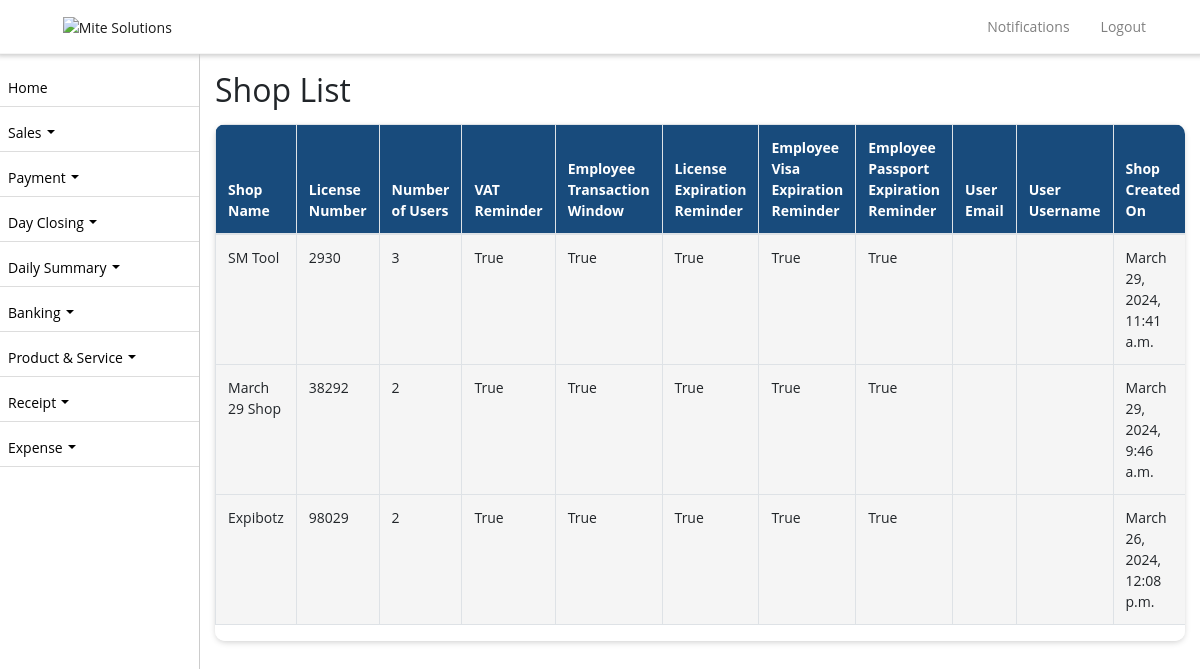
/shop/, run on an earlier commit of the app's database.
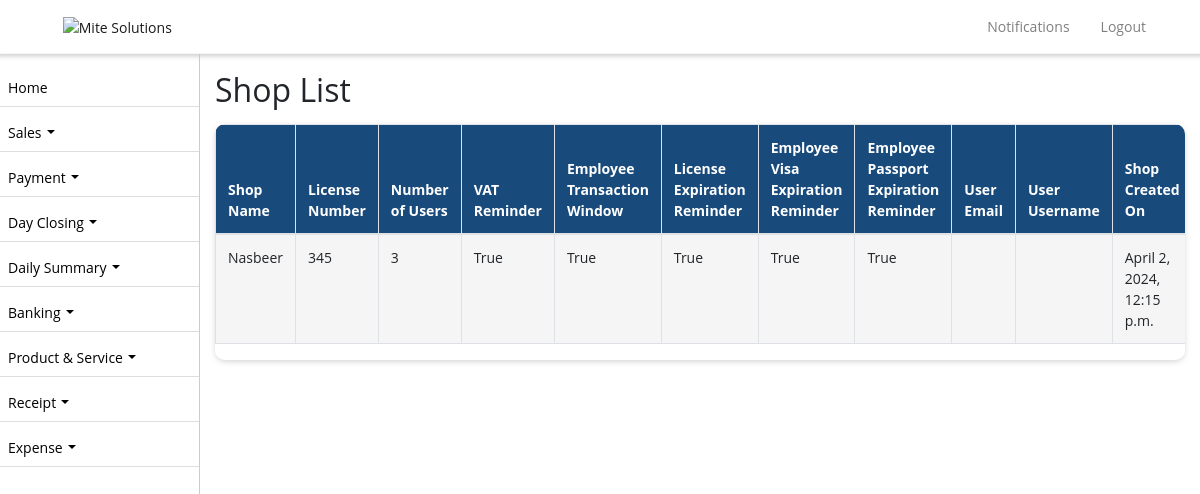
And on a later commit of the database.
### ezshopapp/models.py (models this page shows, shortened)
class Shop(models.Model):
    name = models.CharField(max_length=255, verbose_name='Shop Name')
    license_number = models.CharField(max_length=50, unique=True)
    num_users = models.PositiveIntegerField(verbose_name='Number of Users')
    vat_remainder = models.BooleanField(default=True, verbose_name='VAT Reminder')
    employee_transaction_window = models.BooleanField(default=True)
    license_expiration_reminder = models.BooleanField(default=True, verbose_name='License Expiration Reminder')
    employee_visa_expiration_reminder = models.BooleanField(default=True, verbose_name='Employee Visa Expiration Reminder')
    employee_passport_expiration_reminder = models.BooleanField(default=True, verbose_name='Employee Passport Expiration Reminder')
    admin_email = models.EmailField(max_length=100, default='')
    created_on = models.DateTimeField(auto_now_add=True, null=True)

### ezshopapp/views.py (the view)
# urls.py: path('shop/', ShopListView.as_view(), name='shop_list'),
class ShopListView(ListView):
    model = Shop
    template_name = 'shop_list.html'
    context_object_name = 'shops'
    def get_queryset(self):
        return Shop.objects.all().order_by('-name')

### ezshopapp/templates/shop_list.html (shortened to what this page needs)
{% extends 'base.html' %}
{% block content %}
  <h2>Shop List</h2>
  <div class="card table-responsive">
    <table id="shopTable" class="table table-bordered table-striped">
      <thead>
        <tr>
          <th>Shop Name</th>
          <th>License Number</th>
          <th>Number of Users</th>
          <th>VAT Reminder</th>
          <th>Employee Transaction Window</th>
          <th>License Expiration Reminder</th>
          <th>Employee Visa Expiration Reminder</th>
          <th>Employee Passport Expiration Reminder</th>
          <th>User Email</th>
          <th>User Username</th>
          <th>Shop Created On</th>
        </tr>
      </thead>
      <tbody>
        {% for shop in object_list %}
          <tr>
            <td>{{ shop.name }}</td>
            <td>{{ shop.license_number }}</td>
            <td>{{ shop.num_users }}</td>
            <td>{{ shop.vat_remainder }}</td>
            <td>{{ shop.employee_transaction_window }}</td>
            <td>{{ shop.license_expiration_reminder }}</td>
            <td>{{ shop.employee_visa_expiration_reminder }}</td>
            <td>{{ shop.employee_passport_expiration_reminder }}</td>
                <td>{{ shop.email }}</td>
                <td>{{ shop.username }}</td>
            <td>{{ shop.created_on }}</td>
          </tr>
        {% endfor %}
      </tbody>
    </table>
  </div>
{% endblock %}

### ezshopapp/templates/base.html (shortened to what this page needs)
{% load static %}
<!DOCTYPE html>
<html lang="en">
<head>
    <link rel="stylesheet" href="https://stackpath.bootstrapcdn.com/bootstrap/4.3.1/css/bootstrap.min.css">
    <link href="https://templates.hibootstrap.com/farol/assets/css/style.css" rel="stylesheet">
    <link rel="stylesheet" href="https://use.fontawesome.com/releases/v5.8.2/css/all.css">
    <link rel="stylesheet" type="text/css" href="https://cdn.jsdelivr.net/npm/daterangepicker/daterangepicker.css" />
<link rel="stylesheet" href="https://cdn.datatables.net/2.0.2/css/dataTables.bootstrap5.css">
<link rel="stylesheet" href="https://cdn.datatables.net/responsive/3.0.0/css/responsive.bootstrap5.css">
<link rel="stylesheet" type="text/css" href="https://cdn.datatables.net/buttons/2.2.2/css/buttons.bootstrap5.min.css">
</head>
<body>
<nav class="navbar navbar-expand-lg navbar-light bg-white fixed-top">
    <a class="navbar-brand text-left" href="/home/">
         <img src="https://mitesolutions.com/images/logo.png"  alt="Mite Solutions" width="5%">
    </a>
    <div class="collapse navbar-collapse" id="navbarNav">
        {% include 'sidebar_mobile.html' %}
    </div>
</nav>
<div id="sidebar">
    {% include 'sidebar.html' %}
</div>
<div id="content">
    {% block content %}{% endblock %}
</div>
</body>
</html>

### ezshopapp/templates/sidebar_mobile.html (shortened to what this page needs)
<ul class="navbar-nav ml-auto pl-3" style="max-height: 400px; overflow-y: scroll;">
<li class="nav-item" ><a class="nav-link" href="/notifications/"> Notifications</a></li>
    <li class="nav-item">
        <a class="nav-link" href="{% url 'logout' %}">Logout</a>
    </li>
</ul>

### ezshopapp/templates/sidebar.html (shortened to what this page needs)
 <ul id="font-c">
        <li><a href="/home/"> Home</a></li>
        <li class="dropdown">
            <a href="#" class="dropdown-toggle" id="saleDropdown" role="button" data-toggle="dropdown" aria-haspopup="true" aria-expanded="false"> Sales</a>
        </li>
        <li class="dropdown">
            <a href="#" class="dropdown-toggle" id="paymentTransactionDropdown" role="button" data-toggle="dropdown" aria-haspopup="true" aria-expanded="false"> Payment</a>
        </li>
        <li class="dropdown">
            <a href="#" class="dropdown-toggle" id="saleDropdown" role="button" data-toggle="dropdown" aria-haspopup="true" aria-expanded="false"> Day Closing</a>
        </li>
        <li class="dropdown">
            <a href="#" class="dropdown-toggle" id="dailySummaryDropdown" role="button" data-toggle="dropdown" aria-haspopup="true" aria-expanded="false"> Daily Summary</a>
        </li>
        <li class="dropdown">
            <a href="#" class="dropdown-toggle" id="bankDepositDropdown" role="button" data-toggle="dropdown" aria-haspopup="true" aria-expanded="false"> Banking</a>
        </li>
        <li class="dropdown">
            <a href="#" class="dropdown-toggle" id="serviceDropdown" role="button" data-toggle="dropdown" aria-haspopup="true" aria-expanded="false"> Product &amp; Service</a>
        </li>
        <li class="dropdown">
            <a href="#" class="dropdown-toggle" id="receiptTransactionDropdown" role="button" data-toggle="dropdown" aria-haspopup="true" aria-expanded="false"> Receipt</a>
        </li>
        <li class="dropdown">
            <a href="#" class="dropdown-toggle" id="expenseTypeDropdown" role="button" data-toggle="dropdown" aria-haspopup="true" aria-expanded="false"> Expense</a>
        </li>
    </ul>

### ezshopapp/templates/base.html (style rules this page uses)
body, p, h1, h2, h3, h4, h5, h6, a, li, label, input, div, span, small { font-family: "Open Sans", sans-serif !important; }
body, p, a, li, li>a { font-size:14px !important; }
#font-c>li>a { font-size:14px !important; }
body { padding-top: 56px; background-color: #ffffff !important; }
.navbar-light { border-bottom: 0.1em solid #f5f5f5; box-shadow: 1px -2px 5px 4px #ccc; }
table thead { border-radius: 5px !important; }
table thead th { vertical-align: bottom; border-bottom: 2px solid #dee2e6; background-color: #184b7c !important; color: #fff !important; }
tbody { border-bottom: 0px !important; background-color: #f5f5f5 !important; }
tbody>tr>td { background-color: #f5f5f5 !important; }
#sidebar { height: 100%; width: 200px; position: fixed; top: 0; left: 0; background-color: #fff; padding-top: 36px; border-right:1px solid #ccc; }
table { border:1px !important; }
#content { margin-left: 200px; padding: 15px; }
#sidebar ul { list-style: none; padding: 0; }
#sidebar ul li { padding: 8px; border-bottom: 1px solid #ddd; }
#sidebar ul li a { text-decoration: none; color: #000; }
.navbar-brand { margin-left: 4%; }
div>.table-responsive, table, table>thead { border-radius: 10px !important; }
.card { border:0px !important; margin-top:15px; margin-bottom:15px; box-shadow: 0px 2px 6px -1px #ccc; }
a { text-decoration: none !important; }
.dropdown-toggle::after { display: inline-block; margin-left: 0.355em; margin-top: 1.1em; vertical-align: 0.255em; content: ""; border-top: 0.3em solid; border-right: 0.3em solid transparent; border-bottom: 0; border-left: 0.3em solid transparent; }
.navbar-nav.ml-auto { margin-right: 15px; }
.navbar-nav.ml-auto a { color: #fff; margin-right: 15px; }

What changed in the data, as far as the page shows it:
removed Shop: name "SM Tool", license_number "2930", num_users "3", vat_remainder "True", employee_transaction_window "True", license_expiration_reminder "True", employee_visa_expiration_reminder "True", employee_passport_expiration_reminder "True", created_on "March 29, 2024, 11:41 a.m."
removed Shop: name "March 29 Shop", license_number "38292", num_users "2", vat_remainder "True", employee_transaction_window "True", license_expiration_reminder "True", employee_visa_expiration_reminder "True", employee_passport_expiration_reminder "True", created_on "March 29, 2024, 9:46 a.m."
removed Shop: name "Expibotz", license_number "98029", num_users "2", vat_remainder "True", employee_transaction_window "True", license_expiration_reminder "True", employee_visa_expiration_reminder "True", employee_passport_expiration_reminder "True", created_on "March 26, 2024, 12:08 p.m."
added Shop: name "Nasbeer", license_number "345", num_users "3", vat_remainder "True", employee_transaction_window "True", license_expiration_reminder "True", employee_visa_expiration_reminder "True", employee_passport_expiration_reminder "True", created_on "April 2, 2024, 12:15 p.m."
